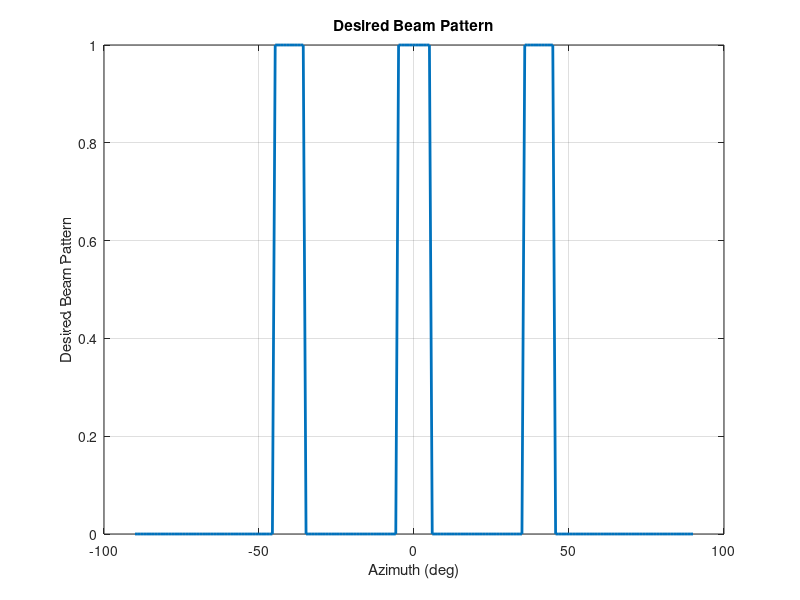

Write MATLAB code to recreate this figure. (Note: this script raises an error after producing the figure.)
clc;
clear all;
close all;
addpath('./functions');

rng('default');

N = 10;
d = 0.5;
lambda = 2 * d;
Pt = 10;

% ULA 一维阵元位置，单位为 wavelength
pos = ((0:N-1) - (N-1) / 2) * d;
% pos = (0:N-1) * d;
normalizedPos = pos / lambda;

% Targets of interest
theta_est = [-40 0 40];

theta_grid = linspace(-90, 90, 200);
beamwidth = 10;

% Desired beam pattern
P_des = zeros(size(theta_grid));
idx = false(size(theta_grid));
for i = 1:numel(theta_est)
    idx = idx | theta_grid >= theta_est(i) - beamwidth / 2 & theta_grid <= theta_est(i) + beamwidth / 2;
end
P_des(idx) = 1;

figure(1);
plot(theta_grid, P_des, 'LineWidth', 2);
xlabel('Azimuth (deg)');
ylabel('Desired Beam Pattern');
title('Desired Beam Pattern');
grid on;

A = steeringMatrixULA1D(normalizedPos, theta_grid);
%% A. Squared Error Optimization
Rmmse = helperMMSECovariance(normalizedPos, P_des, theta_grid);
Rmmse = Rmmse * (Pt/N);
P_mmse = abs(diag(A'*Rmmse*A))/(4*pi);

fprintf('trace(Rmmse) = %.6f\n',  trace(Rmmse));

%% A. Squared Error Optimization, 不用 cos(theta) 权重，不做积分归一化，不用 barrier/Newton，直接 CVX 最小化二范数。
[Rmmse1, b] = helperMMSECovariance_direct(normalizedPos, P_des, theta_grid, Pt);
P_mmse1 = abs(diag(A'*Rmmse1*A))/(4*pi);
fprintf('trace(Rmmse1) = %.6f\n',  trace(Rmmse1));

%% B. Maximum Error Optimization
Rminmax = helperMinMaxCovariance(normalizedPos, P_des, theta_grid);
Rminmax = Rminmax * (Pt/N);
P_minmax = abs(diag(A'*Rminmax*A))/(4*pi);

fprintf('trace(Rminmax) = %.6f\n',  trace(Rminmax));

%% Plot Fig
figure(1);
plot(theta_grid, 10 * log10(P_des / max(P_des) + eps), 'LineStyle', '--', 'LineWidth', 2, 'Color', 'k'); hold on;
plot(theta_grid, 10 * log10(P_mmse / max(P_mmse) + eps), 'LineStyle', '--', 'LineWidth', 2, 'Color', 'r'); hold on;
plot(theta_grid, 10 * log10(P_mmse1 / max(P_mmse1) + eps), 'LineStyle', '--', 'LineWidth', 2, 'Color', 'c'); hold on;
plot(theta_grid, 10 * log10(P_minmax / max(P_minmax) + eps), 'LineStyle', '-', 'LineWidth', 2, 'Color', 'b');
xlabel('Azimuth (deg)');
ylabel('Normalized (dB)');
legend('Desired', 'SquaredErrorOptimization', 'myMMSE', 'MaximumErrorOptimization');
ylim([-40 5]);
title('Transmit Beam Pattern');
grid on;


%% 

%===========================================
width = 8;%设置图宽，这个不用改
height = 6;%设置图高，这个不用改
fontsize = 18;%设置图中字体大小
linewidth = 2;%设置线宽，一般大小为2，好看些。1是默认大小
markersize = 10;%标记的大小，按照个人喜好设置。

set(groot, 'defaultAxesFontName', 'Times New Roman');
set(groot, 'defaultTextFontName', 'Times New Roman');
set(groot, 'defaultLegendFontName', 'Times New Roman');
%%========================================================================================
%    开始画图
%%========================================================================================

figure(2);
% fig(h, 'units','inches','width',width, 'height', height, 'font','Times New Roman','fontsize',fontsize);%这是用于裁剪figure的。需要把fig.m文件放在一个文件夹中

%颜色集合，这是默认的八种颜色，颜色的数量可以更改0.101785714285714 0.1699604743083 0.380357142857143 0.798418972332016
ColorSet = [
0       0       0   % 黑色
1       0       0      % 红色
0       0       1      % 蓝色
0       0.5     0   % 深绿色
1       0.75    0.8 % 粉色
0.5     0       0.5  % 紫色
0.5     0.5     0   % 橄榄绿
0       0       0.5 % 深蓝色
0       1       0      % 绿色
1       0       1      % 洋红色
0       1       1      % 青色
1       0.5     0      % 橙色
0.6     0.3     0   % 棕色
0       0       0
0.5     0       0   % 深红色
0.5     0.5     0.5 % 灰色
    ];
%设置循环使用的颜色集合
set(gcf, 'DefaultAxesColorOrder', ColorSet);
% gca表示对axes的设置；  gcf表示对figure的设置
set(gcf, 'Units', 'inches');
% set(gcf, 'Position', [0, 0, width, height]);
set(gcf, 'Color', 'white'); % 设置背景是白色的 原先是灰色的 论文里面不好看
set(gcf, 'Renderer', 'painters');
set(gcf, 'PaperUnits', 'inches');
set(gcf, 'PaperPosition', [0, 0, width, height]);
set(gcf, 'PaperSize', [width, height]);
set(gcf, 'PaperPositionMode', 'manual');

P_des_plot = Pt * P_des / (2 * pi * trapz(deg2rad(theta_grid), P_des .* cosd(theta_grid)));
plot(theta_grid, 10 * log10(P_des_plot + eps), 'LineStyle', '-', 'LineWidth', 2, 'Color', 'k'); hold on;
plot(theta_grid, 10 * log10(P_mmse + eps), 'LineStyle', '--', 'LineWidth', 2, 'Color', 'r'); hold on;
p1 = plot(theta_grid, 10 * log10(P_mmse1 + eps), 'LineStyle', '--', 'LineWidth', 2); hold on;
p1.Color = '#43c951';
plot(theta_grid, 10 * log10(P_minmax + eps), 'LineStyle', '-', 'LineWidth', 2, 'Color', 'b');

%-------------------------------------------------------------------

% 设置坐标轴的数字大小，包括xlabel/ylabel文字(坐标轴标注)大小.同时影响图例、标题等,除非它们被单独设置。
% 所以一开始就使用这行先设置刻度字体字号，然后在后面在单独设置坐标轴标注、图例、标题等的 字体字号。
set(gca, 'FontSize',fontsize,'FontName','Times New Roman');

h_legend = legend('Desired', 'SquaredErrorOptimization', 'ProposedSquaredErrorOptim', 'MaximumErrorOptimization', 'Interpreter','latex');  %图例，与上面的曲线先后对应

legendsize = 14;
set(h_legend,'FontName','Times New Roman','FontSize',legendsize,'FontWeight','normal','LineWidth',1,'Location','NorthEast');
set(h_legend,'Interpreter','latex') %  'box','off');
% h_legend.Interpreter = 'latex';
labelsize = 18;
xlabel('$\theta^{\circ}$','FontName','Times New Roman','FontSize',labelsize,'FontWeight','normal','Color','k','Interpreter','latex');%横坐标标号,坐标轴label字体、字体大小
ylabel('Beampattern (dB)','FontName','Times New Roman','FontSize',labelsize,'FontWeight','normal','Color','k','Interpreter','latex');%纵坐标标号，坐标轴label字体、字体大小

axis([-90 90 -40 10]);         % 横纵坐标范围

%----- Grid 设置----------------
grid on;
set(gca,'GridLineStyle', '--', 'Gridalpha',0.2, 'LineWidth', 1, 'GridLineWidth', 0.5, 'Layer','bottom');

%--------- savefig-------------
set(gca, 'Units', 'normalized');
set(gca, 'Position', [0.11, 0.12, 0.87, 0.86]);

print(gcf, 'Fig_3_2.pdf', '-dpdf', '-vector');
